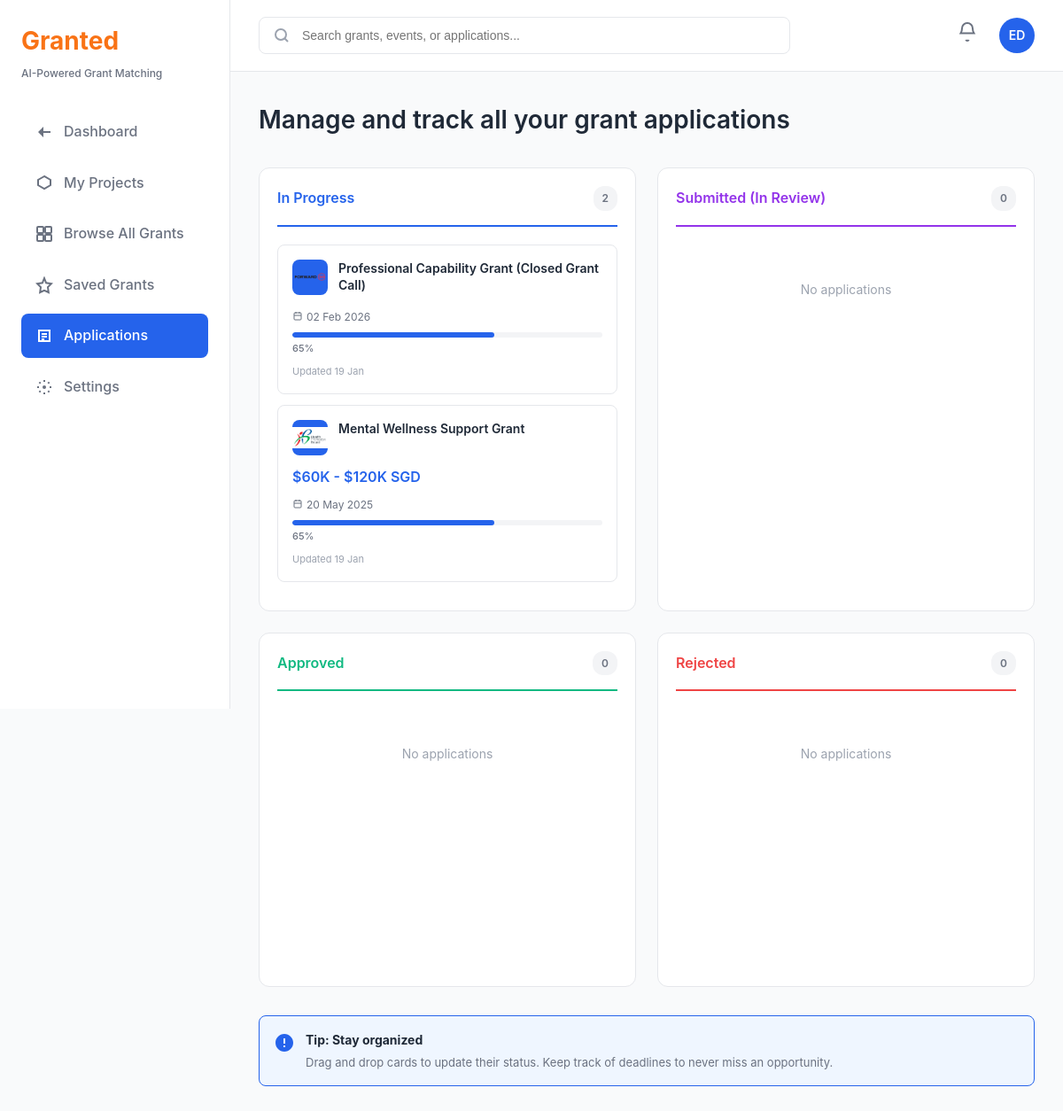
Page /applications/ (signed in) on the earlier database version.
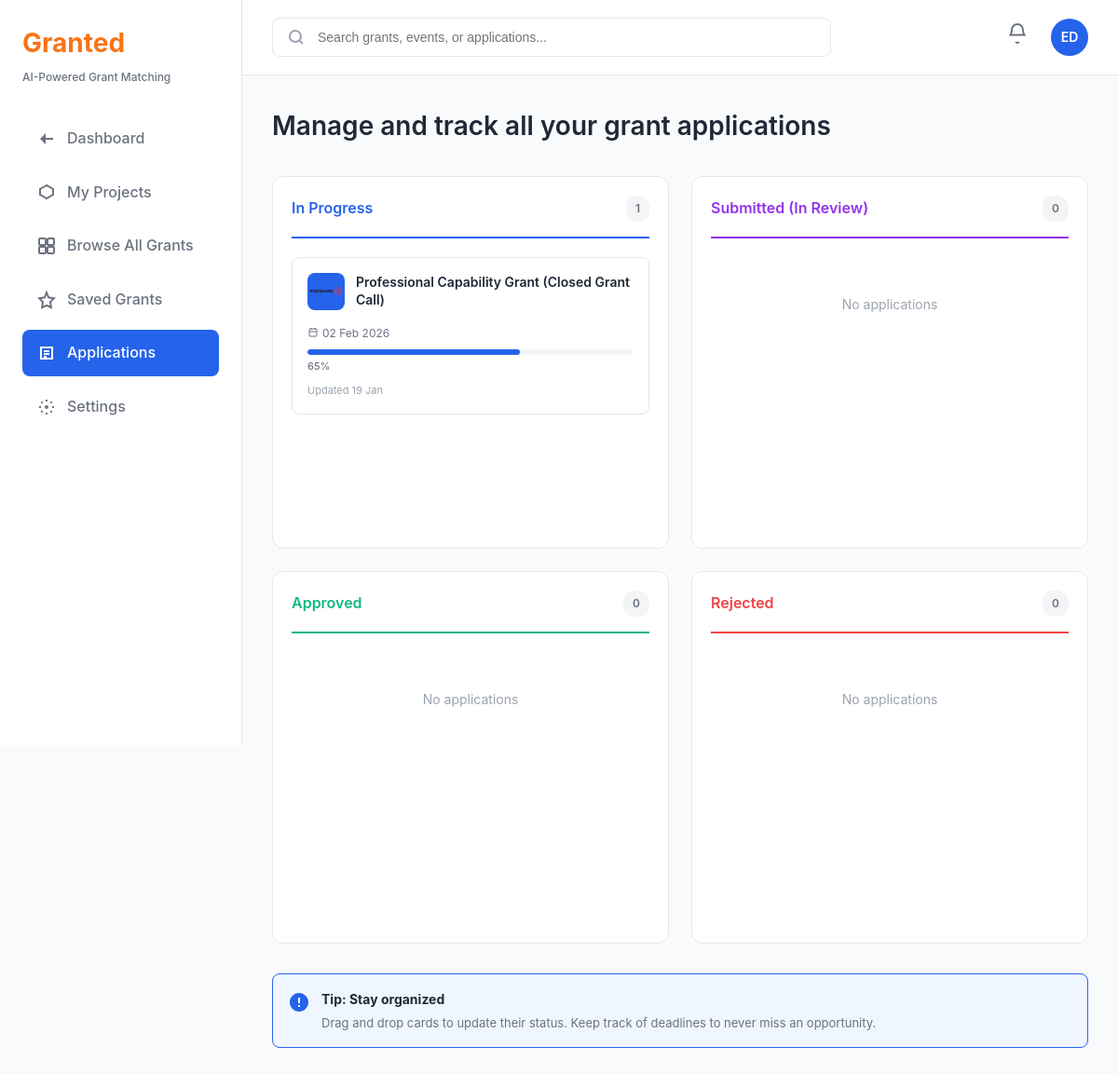
Same page on the later database version.
### grants/models.py (models this page shows, shortened)
class Application(models.Model):
    STATUS_CHOICES = [
        ('in_progress', 'In Progress'),
        ('submitted', 'Submitted (In Review)'),
        ('approved', 'Approved'),
        ('rejected', 'Rejected'),
    ]
    user = models.ForeignKey(User, on_delete=models.CASCADE, related_name='applications')
    project = models.ForeignKey(Project, on_delete=models.CASCADE, related_name='applications', null=True, blank=True)
    grant = models.ForeignKey(Grant, on_delete=models.CASCADE, related_name='applications')
    status = models.CharField(max_length=20, choices=STATUS_CHOICES, default='in_progress')
    submitted_at = models.DateTimeField(null=True, blank=True)
    created_at = models.DateTimeField(auto_now_add=True)
    updated_at = models.DateTimeField(auto_now=True)
    notes = models.TextField(blank=True)
    proposal_title = models.CharField(max_length=300, blank=True, help_text="Editable proposal title")
    community_needs_analysis = models.TextField(blank=True)
    project_objective = models.TextField(blank=True)
    project_uniqueness = models.TextField(blank=True)
    description_of_project = models.TextField(blank=True)
    project_publicity = models.TextField(blank=True)
    project_considerations = models.TextField(blank=True)
    project_evaluation = models.TextField(blank=True)
    last_saved = models.DateTimeField(null=True, blank=True, help_text="Last time proposal was saved")
    class Meta:
        ordering = ['-created_at']

class Grant(models.Model):
    STATUS_CHOICES = [
        ('open', 'Open'),
        ('closed', 'Closed'),
        ('upcoming', 'Upcoming'),
    ]
    title = models.CharField(max_length=300)
    agency = models.ForeignKey(Agency, on_delete=models.CASCADE, related_name='grants')
    description = models.TextField()
    funding_min = models.DecimalField(max_digits=12, decimal_places=2, null=True, blank=True)
    funding_max = models.DecimalField(max_digits=12, decimal_places=2, null=True, blank=True)
    closing_date = models.DateField(null=True, blank=True)
    opening_date = models.DateField(null=True, blank=True)
    duration_years = models.CharField(max_length=50, blank=True)  # e.g., "2-3 years", "1-2 years"
    status = models.CharField(max_length=20, choices=STATUS_CHOICES, default='open')
    eligibility_criteria = models.TextField(blank=True)
    application_url = models.URLField(blank=True)
    icon_name = models.CharField(max_length=50, blank=True)  # For UI icons
    match_score = models.IntegerField(
        default=0,
        validators=[MinValueValidator(0), MaxValueValidator(100)],
        help_text="AI-calculated match score (0-100)"
    )
    created_at = models.DateTimeField(auto_now_add=True)
    updated_at = models.DateTimeField(auto_now=True)
    source_url = models.URLField(blank=True, help_text="URL from OurSG Grants Portal")
    external_id = models.CharField(max_length=100, blank=True, help_text="External ID from source")
    class Meta:
        ordering = ['-match_score', '-closing_date']
        indexes = [
            models.Index(fields=['status', 'closing_date']),
            models.Index(fields=['match_score']),
        ]

### grants/views.py (the view)
# urls.py: path('applications/', views.applications_list, name='applications'),
@login_required
def applications_list(request):
    applications = Application.objects.filter(
        user=request.user
    ).select_related('grant', 'grant__agency', 'project').order_by('-updated_at')
    status_groups = {
        'in_progress': [],
        'submitted': [],
        'approved': [],
        'rejected': [],
    }
    for app in applications:
        if app.status in status_groups:
            status_groups[app.status].append(app)
    context = {
        'applications': applications,
        'status_groups': status_groups,
    }
    return render(request, 'grants/applications.html', context)

### grants/templates/grants/applications.html (shortened to what the changed rows need)
{% extends 'grants/base.html' %}
{% load static %}
{% block content %}
<div class="applications-page">
    <div class="page-header">
        <h1>Manage and track all your grant applications</h1>
    </div>
    <div class="kanban-board" id="kanbanBoard">
        <div class="kanban-column in-progress" data-status="in_progress">
            <div class="kanban-column-header">
                <span class="kanban-column-title">In Progress</span>
                <span class="kanban-column-count">{{ status_groups.in_progress|length }}</span>
            </div>
            <div class="kanban-column-content" ondrop="handleDrop(event)" ondragover="handleDragOver(event)">
                {% for application in status_groups.in_progress %}
                <a href="{% url 'grants:grant_detail' application.grant.id %}" class="application-card" draggable="true" ondragstart="handleDragStart(event)" data-application-id="{{ application.id %}" style="text-decoration: none; color: inherit; display: block;">
                    <div class="application-card-header">
                        {% with agency_lower=application.grant.agency.acronym|lower %}
                        <div class="application-icon" style="position: relative; overflow: hidden;">
                            <img src="{% static 'agency-logos/' %}{{ agency_lower }}.png"
                                 alt="{{ application.grant.agency.name }}"
                                 style="position: absolute; top: 0; left: 0; width: 100%; height: 100%; object-fit: contain; display: none; border-radius: 6px;"
                                 onload="this.style.display='block'; this.previousElementSibling.style.display='none';"
                                 onerror="tryNextFormat(this, '{{ agency_lower }}')">
                        </div>
                        {% endwith %}
                        <div class="application-info">
                            <div class="application-title">{{ application.grant.title }}</div>
                        </div>
                    </div>
                    <div class="application-funding">
                        {% if application.grant.funding_min and application.grant.funding_max %}
                            ${{ application.grant.funding_min|floatformat:0 }}K - ${{ application.grant.funding_max|floatformat:0 }}K SGD
                        {% elif application.grant.funding_min %}
                            ${{ application.grant.funding_min|floatformat:0 }}K+ SGD
                        {% endif %}
                    </div>
                    <div class="application-deadline">
                        <svg width="12" height="12" viewBox="0 0 12 12" fill="none">
                            <rect x="2" y="2" width="8" height="8" rx="1" stroke="currentColor" stroke-width="1"/>
                            <path d="M4 1V3M8 1V3M2 5H10" stroke="currentColor" stroke-width="1"/>
                        </svg>
                        {% if application.grant.closing_date %}
                            {{ application.grant.closing_date|date:"d M Y" }}
                        {% else %}
                            TBA
                        {% endif %}
                    </div>
                    <div class="application-progress">
                        <div class="progress-bar-container">
                            <div class="progress-bar" style="width: 65%"></div>
                        </div>
                        <div class="progress-percentage">65%</div>
                    </div>
                    <div class="application-updated">Updated {{ application.updated_at|date:"d M" }}</div>
                </a>
                {% empty %}
                <div class="empty-column">No applications</div>
                {% endfor %}
            </div>
        </div>
    </div>
</div>
{% endblock %}

Differences in the rows shown:
removed Application: shows a picture, grant "Mental Wellness Support Grant", grant.funding_min "60", grant.funding_max "120", grant.closing_date "20 May 2025", updated_at "19 Jan"
Other differences:
{{ status_groups.in_progress|length }}: "2" → "1"
